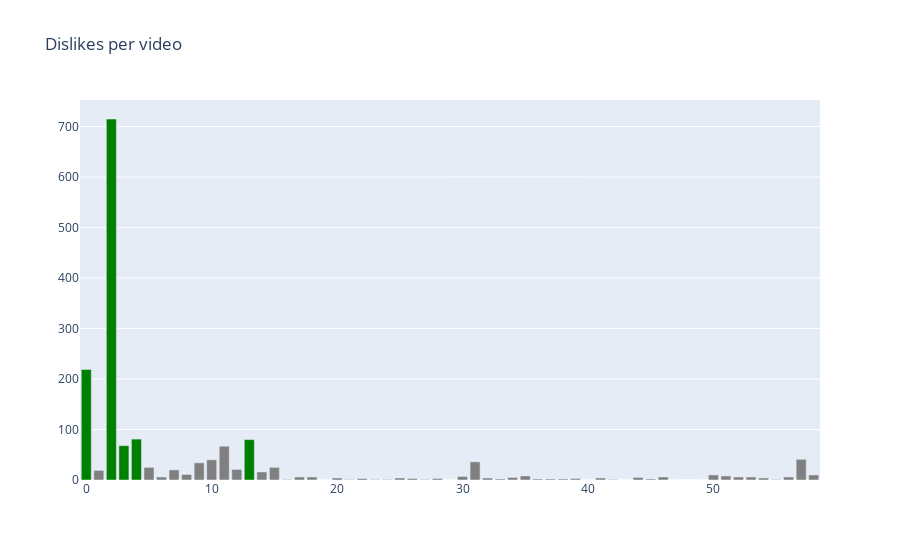

The notebook cell this image was saved under:
### Markdown cell above
# Dislikes

### Code cell
plotGraph('Dislikes', 'Dislikes per video')

### Figure 1 — Plotly figure (JSON) as saved in the notebook; plotly's stock layout.template omitted (floating-point values rounded to 4 significant figures)
{"data": [{"marker": {"color": ["green", "grey", "green", "green", "green", "grey", "grey", "grey", "grey", "grey", "grey", "grey", "grey", "green", "grey", "grey", "grey", "grey", "grey", "grey", "grey", "grey", "grey", "grey", "grey", "grey", "grey", "grey", "grey", "grey", "grey", "grey", "grey", "grey", "grey", "grey", "grey", "grey", "grey", "grey", "grey", "grey", "grey", "grey", "grey", "grey", "grey", "grey", "grey", "grey", "grey", "grey", "grey", "grey", "grey", "grey", "grey", "grey", "grey"]}, "type": "bar", "x": [0, 1, 2, 3, 4, 5, 6, 7, 8, 9, 10, 11, 12, 13, 14, 15, 16, 17, 18, 19, 20, 21, 22, 23, 24, 25, 26, 27, 28, 29, 30, 31, 32, 33, 34, 35, 36, 37, 38, 39, 40, 41, 42, 43, 44, 45, 46, 47, 48, 49, 50, 51, 52, 53, 54, 55, 56, 57, 58], "y": [219, 19, 715, 68, 81, 25, 6, 20, 11, 34, 40, 67, 21, 80, 16, 25, 1, 6, 6, 0, 4, 1, 3, 1, 1, 4, 3, 1, 3, 0, 7, 36, 4, 2, 5, 8, 2, 2, 2, 3, 0, 4, 1, 0, 5, 2, 6, 0, 0, 0, 10, 8, 6, 6, 4, 1, 6, 41, 10]}], "layout": {"title": {"text": "Dislikes per video"}}}
